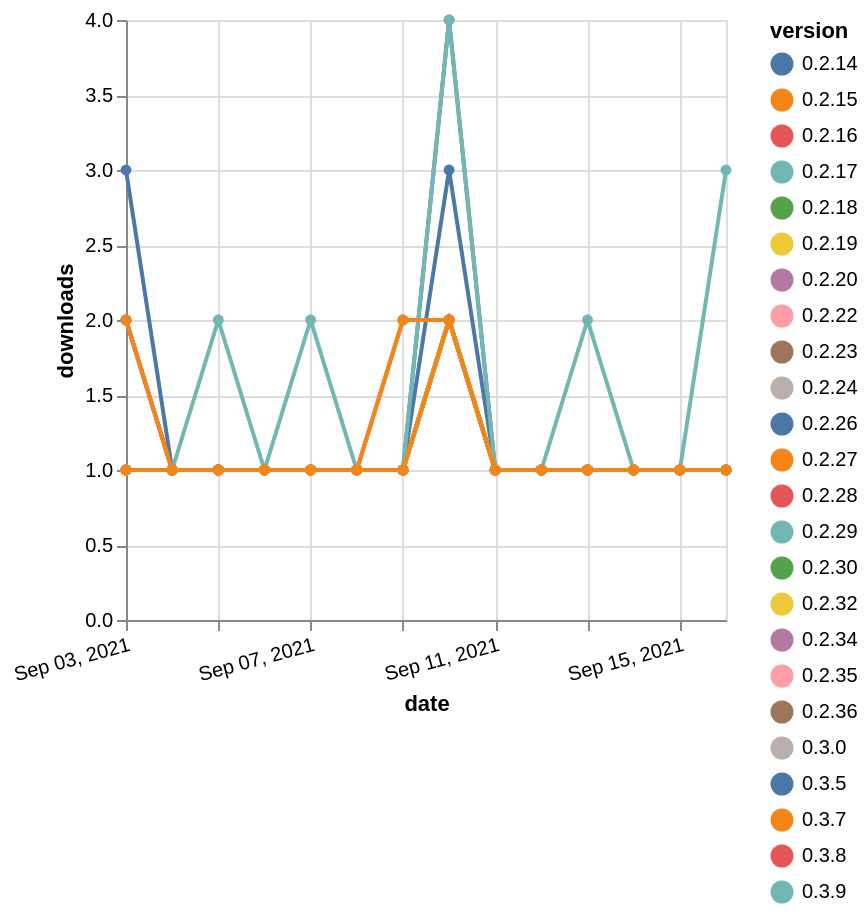

Specify this chart in Vega-Lite:
### Vega-Lite specification from a JSON file in a GitHub repository (floating-point values rounded to 4 significant figures; data arrays with more than 128 entries replaced by an {"elided": "..."} marker saying what was removed)
{"$schema": "https://vega.github.io/schema/vega-lite/v5.json", "description": "A simple bar chart with embedded data.", "data": {"values": {"elided": "336 records"}}, "width": "container", "mark": {"type": "line", "point": {"filled": true}}, "encoding": {"x": {"field": "date", "type": "temporal", "timeUnit": "yearmonthdate", "title": "date", "axis": {"labelAngle": -15}}, "y": {"field": "delta", "type": "quantitative", "title": "downloads"}, "color": {"field": "version", "type": "nominal"}, "tooltip": {"field": "delta"}}}
